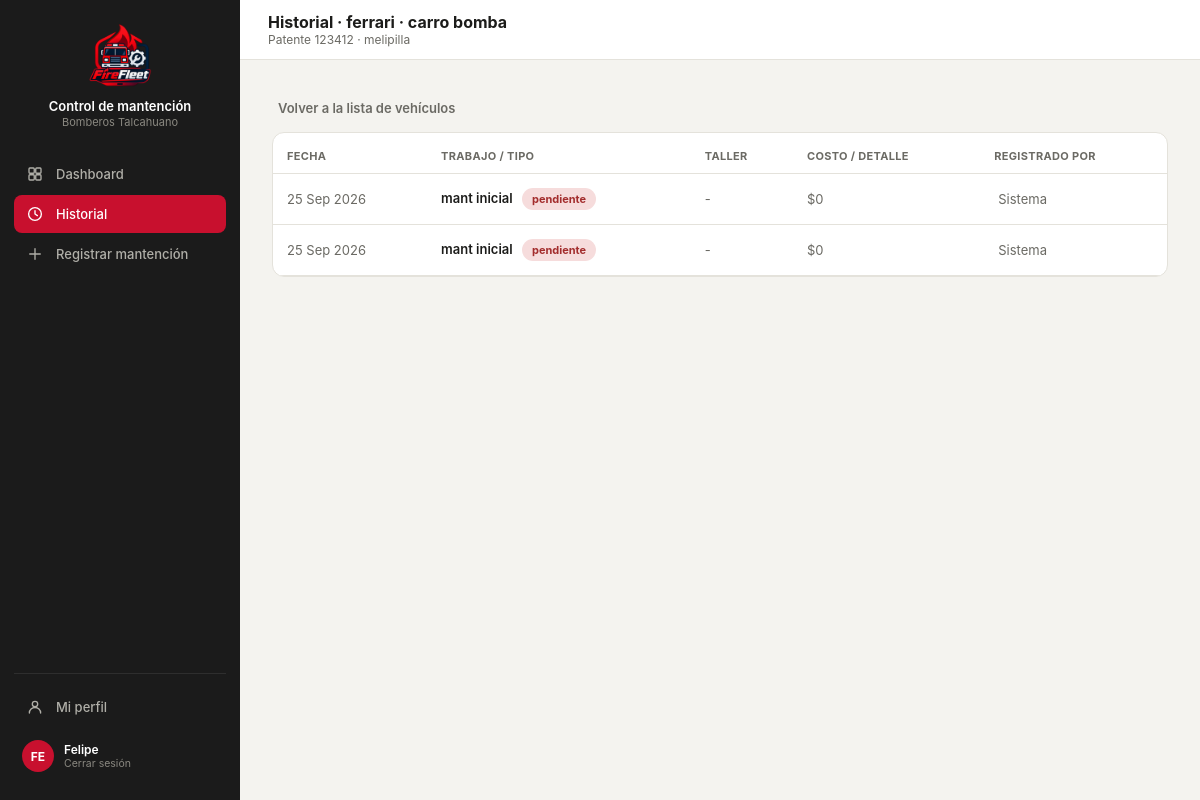
The app's page /detalle/1/ (signed in) with its own data.
### core/models.py (models this page shows, shortened)
class Vehiculo(models.Model):
    id_vehi = models.AutoField(primary_key=True)
    patente = models.CharField(max_length=10, unique=True, null=True, blank=True)
    tipo_v = models.CharField(max_length=50)
    modelo = models.CharField(max_length=80, blank=True)
    anio = models.IntegerField(null=True, blank=True, db_column="año")
    id_compania = models.ForeignKey(
        Compania, on_delete=models.PROTECT, db_column="id_compania", related_name="vehiculos",
    )
    estado = models.CharField(max_length=30, default="operativo")
    kilometraje = models.DecimalField(max_digits=10, decimal_places=2, default=0)
    proxima_mantencion = models.DateField(null=True, blank=True)
    class Meta:
        db_table = "vehiculo"

class Compania(models.Model):
    id_comp = models.AutoField(primary_key=True)
    nombre = models.CharField(max_length=100)
    direccion = models.CharField(max_length=200, blank=True, db_column="dirección")
    telefono = models.CharField(max_length=20, blank=True, db_column="teléfono")
    class Meta:
        db_table = "compania"
        verbose_name_plural = "Compañías"

class Mantencion(models.Model):
    id_mant = models.AutoField(primary_key=True)
    id_vehi = models.ForeignKey(
        Vehiculo, on_delete=models.CASCADE, db_column="id_vehi", related_name="mantenciones",
    )
    id_tipo = models.ForeignKey(
        TipoMantencion, on_delete=models.PROTECT, db_column="id_tipo", related_name="mantenciones",
    )
    descripcion = models.TextField(blank=True, default='')
    fecha_in = models.DateField(auto_now_add=True)
    fecha_ter = models.DateField(null=True, blank=True)
    estado = models.CharField(max_length=30, default="pendiente")
    costo_t = models.DecimalField(max_digits=12, decimal_places=2, default=0)
    respon = models.CharField(max_length=120, blank=True)
    class Meta:
        db_table = "mantencion"

class TipoMantencion(models.Model):
    id_tipo = models.AutoField(primary_key=True)
    nombre = models.CharField(max_length=100)
    categ = models.CharField(max_length=50, blank=True)
    perio = models.CharField(max_length=50, blank=True)
    class Meta:
        db_table = "tipomantencion"
        verbose_name = "Tipo de mantención"
        verbose_name_plural = "Tipos de mantención"

### core/views.py (the view)
# urls.py: path('detalle/<int:vehiculo_id>/', views.detalle, name='detalle'),
@login_required(login_url='index')
def detalle(request, vehiculo_id):
    vehiculo = get_object_or_404(Vehiculo, pk=vehiculo_id)
    mantenciones = Mantencion.objects.filter(id_vehi=vehiculo)
    context = {
        'vehiculo': vehiculo,
        'mantenciones': mantenciones,
    }
    return render(request, 'core/historial-detalle.html', context)

### core/templates/core/historial-detalle.html (shortened to what this page needs)
{% load static %}
<!DOCTYPE html>
<html lang="es">
<head>
<link rel="stylesheet" href="https://cdnjs.cloudflare.com/ajax/libs/tabler-icons/2.44.0/iconfont/tabler-icons.min.css">
<link rel="stylesheet" href="{% static 'styles.css' %}">
</head>
<body>
<div class="layout">
  <div class="sidebar">
    <div class="sidebar-brand">
      <div class="logo"><img src="/imagenes/logo2.png" alt="Logo Control de mantención"></div>
      <div><p class="t1">Control de mantención</p><p class="t2">Bomberos Talcahuano</p></div>
    </div>
    <a class="nav-item" href="{% url 'dashboard' %}">Dashboard</a>
    <a class="nav-item active" href="{% url 'historial' %}"><svg class="nav-icon" viewBox="0 0 24 24" fill="none" stroke="currentColor" stroke-width="1.8" stroke-linecap="round" stroke-linejoin="round"><circle cx="12" cy="12" r="8.5"/><polyline points="12 7.5 12 12 15.2 14.2"/></svg>Historial</a>
    <a class="nav-item" href="{% url 'registrar' %}"><svg class="nav-icon" viewBox="0 0 24 24" fill="none" stroke="currentColor" stroke-width="1.8" stroke-linecap="round" stroke-linejoin="round"><line x1="12" y1="5" x2="12" y2="19"/><line x1="5" y1="12" x2="19" y2="12"/></svg>Registrar mantención</a>
    <div class="sidebar-footer">
      <a class="nav-item" href="{% url 'perfil' %}"><svg class="nav-icon" viewBox="0 0 24 24" fill="none" stroke="currentColor" stroke-width="1.8" stroke-linecap="round" stroke-linejoin="round"><circle cx="12" cy="8" r="3.6"/><path d="M4.5 20c0-4.1 3.4-7.4 7.5-7.4s7.5 3.3 7.5 7.4"/></svg>Mi perfil</a>
      <a class="sidebar-user" href="{% url 'logout' %}" style="margin-top:6px; text-decoration:none;">
        <div class="av">{{ request.user.username|slice:":2"|upper }}</div>
        <div><p class="name">{{ request.user.get_full_name|default:request.user.username }}</p><p class="role">Cerrar sesión</p></div>
      </a>
    </div>
  </div>
  <div class="main">
    <div class="topbar">
      <div style="display:flex; align-items:center; gap:12px;">
        <div>
          <h2 id="topbar-title">Historial · {{ vehiculo.modelo }} · {{ vehiculo.tipo_v }}</h2>
          <p class="crumb" id="topbar-crumb">Patente {{ vehiculo.patente }} · {{ vehiculo.id_compania.nombre|default:"Sin compañía" }}</p>
        </div>
      </div>
    </div>
    <div class="content" id="content">
      <a class="back-link" href="{% url 'historial' %}" style="text-decoration:none; color:var(--text2); display:inline-flex; align-items:center; gap:6px; margin-bottom:16px;">
        Volver a la lista de vehículos
      </a>
      {% if mantenciones %}
        <div class="card" style="padding:0; overflow:hidden;">
          <table>
            <thead>
              <tr>
                <th>Fecha</th>
                <th>Trabajo / Tipo</th>
                <th>Taller</th>
                <th>Costo / detalle</th>
                <th>Registrado por</th>
              </tr>
            </thead>
            <tbody>
              {% for m in mantenciones %}
              <tr>
                <td style="color:var(--text2); white-space:nowrap;">{{ m.fecha_in|date:"d M Y" }}</td>
                <td style="font-weight:600;">
                  {{ m.id_tipo.nombre|default:"Sin especificar" }}
                  {% if m.estado %}
  {% if m.estado == 'Preventiva' or m.estado == 'Completada' %}
    <span class="pill" style="margin-left:6px; background:var(--green-bg); color:var(--green);">
  {% else %}
    <span class="pill" style="margin-left:6px; background:var(--danger-bg); color:var(--danger);">
  {% endif %}
      {{ m.estado }}
    </span>
{% endif %}
                </td>
                <td style="color:var(--text2);">{{ m.respon|default:"-" }}</td>
                <td style="color:var(--text2);">
                  ${{ m.costo_t|default:0 }}
    </td>
                <td style="color:var(--text2); white-space:nowrap;">
                  {{ m.empleados_asignados|default:"Sistema" }}
                </td>
              </tr>
              {% endfor %}
            </tbody>
          </table>
        </div>
      {% else %}
        <div class="card" style="text-align:center; padding:50px 20px; color:var(--text2);">
          <i class="ti ti-file-off" style="font-size:28px;"></i>
          <p style="font-size:13px; margin:10px 0 0;">Este vehículo aún no tiene mantenciones registradas.</p>
        </div>
      {% endif %}
    </div>
  </div>
</div>
</body>
</html>

### core/static/styles.css (style rules this page uses)
:root { --red:#C8102E; --dark:#212121; --darker:#181818; --sidebar-bg:#1B1B1B; --sidebar-hover:#2A2A2A; --input-bg:#fff; --input-border:#D8D6CE; --muted:#8A8880; --amber:#854F0B; --amber-bg:#FDECC8; --green:#0F6E56; --green-bg:#DCEEE8; --danger:#A32D2D; --danger-bg:#F6DCDC; --surface1:#F4F3EF; --surface2:#FFFFFF; --border:#E4E2DB; --text1:#1C1C1A; --text2:#6B6A64; }
* { box-sizing:border-box; -webkit-tap-highlight-color:transparent; }
body { margin:0; font-family:-apple-system,BlinkMacSystemFont,"Segoe UI",Roboto,Helvetica,Arial,sans-serif; background:var(--surface1); color:var(--text1); min-height:100vh; }
.layout { display:flex; min-height:100vh; }
.sidebar { width:240px; background:var(--sidebar-bg); flex-shrink:0; display:flex; flex-direction:column; padding:20px 14px; position:sticky; top:0; height:100vh; }
.sidebar-brand { display:flex; flex-direction:column; align-items:center; text-align:center; gap:10px; padding:4px 8px 26px; }
.sidebar-brand .logo { width:64px; height:64px; display:flex; align-items:center; justify-content:center; flex-shrink:0; overflow:hidden; }
.sidebar-brand .logo img { width:100%; height:100%; object-fit:contain; display:block; }
.sidebar-brand .t1 { color:#fff; font-size:13px; font-weight:600; margin:0; line-height:1.3; }
.sidebar-brand .t2 { color:#8A8880; font-size:11px; margin:0; }
.nav-item { display:flex; align-items:center; gap:12px; padding:10px 12px; border-radius:8px; color:#B0AFA8; font-size:13px; font-weight:500; cursor:pointer; border:none; background:none; width:100%; text-align:left; margin-bottom:2px; text-decoration:none; }
.nav-item .nav-icon { width:18px; height:18px; flex-shrink:0; }
.nav-item.active { background:var(--red); color:#fff; }
.sidebar-footer { margin-top:auto; padding-top:14px; border-top:1px solid #2E2E2E; }
.sidebar-user { display:flex; align-items:center; gap:10px; padding:8px; border-radius:8px; cursor:pointer; }
.sidebar-user .av { width:32px; height:32px; border-radius:50%; background:var(--red); display:flex; align-items:center; justify-content:center; color:#fff; font-size:12px; font-weight:700; flex-shrink:0; }
.sidebar-user .name { color:#fff; font-size:12px; font-weight:600; margin:0; }
.sidebar-user .role { color:#8A8880; font-size:10.5px; margin:0; }
.main { flex:1; min-width:0; }
.topbar { height:60px; background:var(--surface2); border-bottom:1px solid var(--border); display:flex; align-items:center; justify-content:space-between; padding:0 28px; position:sticky; top:0; z-index:10; }
.topbar h2 { font-size:16px; font-weight:700; margin:0; }
.topbar .crumb { font-size:12px; color:var(--text2); margin:0; }
.content { padding:28px 32px; max-width:1200px; margin:0 auto; }
.card { background:var(--surface2); border:1px solid var(--border); border-radius:12px; padding:18px; }
.pill { font-size:11px; font-weight:700; padding:4px 10px; border-radius:20px; display:inline-block; }
table { width:100%; border-collapse:collapse; }
th { text-align:left; font-size:11px; color:var(--text2); font-weight:700; text-transform:uppercase; letter-spacing:0.03em; padding:16px 14px 10px; border-bottom:1px solid var(--border); }
td { padding:14px; border-bottom:1px solid var(--border); font-size:13px; vertical-align:middle; }
.back-link { display:inline-flex; align-items:center; gap:6px; color:var(--text2); font-size:13px; font-weight:600; cursor:pointer; margin-bottom:16px; background:none; border:none; padding:0; text-decoration:none; }
.content { padding: 32px; flex: 1; }

### records on screen
Vehiculo: modelo "ferrari", tipo_v "carro bomba", patente "123412", id_compania.nombre "melipilla"
Mantencion: fecha_in "25 Sep 2026", id_tipo.nombre "mant inicial", estado "pendiente", respon "-", costo_t "0", empleados_asignados "Sistema"
Mantencion: fecha_in "25 Sep 2026", id_tipo.nombre "mant inicial", estado "pendiente", respon "-", costo_t "0", empleados_asignados "Sistema"

### other values on screen
{{ request.user.username|slice:":2"|upper }} "FE"
{{ request.user.get_full_name|default:request.user.username }} "Felipe"
